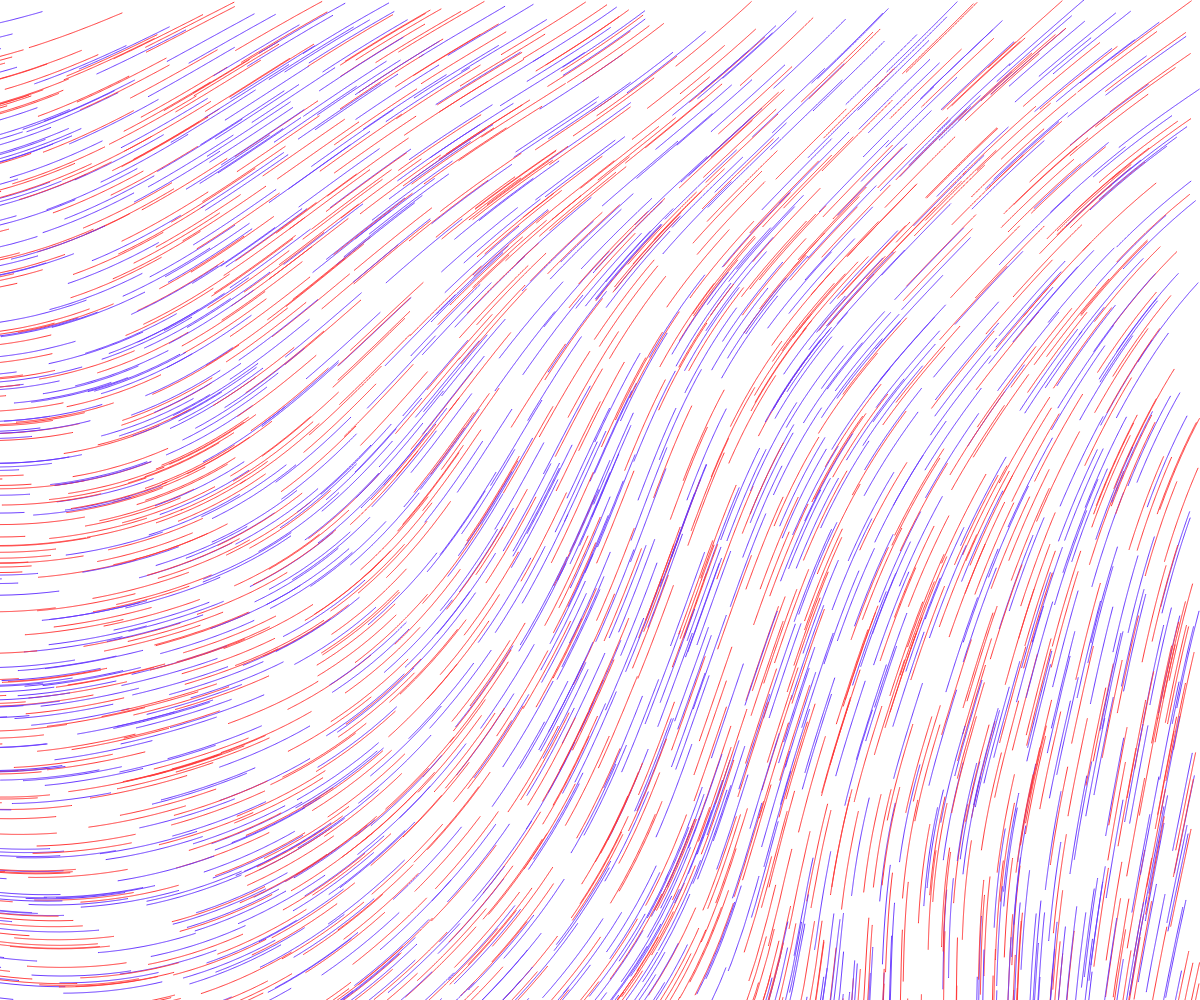
Frame 1 (no input)
Frame 60 (no input): identical to frame 1, image omitted
Frame 120 (the mouse pressed at the canvas centre since frame 60): identical to frame 1, image omitted

The p5.js sketch that drew this single still picture (run headless with seeded random() and noise() and a simulated clock; from frame 60 on, the mouse is pressed at the canvas centre):

// p5.js sketch
// ── sketch.js
///<reference path="../../p5.global-mode.d.ts" />

let width, height;
let left_x;
let right_x;
let top_y;
let bottom_y;
let resolution;
let num_columns;
let num_rows;

function setup() {
  width = windowWidth;
  height = windowHeight;
  createCanvas(width, height);
  background(255);
  colorMode(HSB, 255);

  left_x = floor(width * -0.5);
  right_x = floor(width * 1.5);
  top_y = floor(height * -0.5);
  bottom_y = floor(height * 1.5);
  // left_x = 0;
  // right_x = width;
  // top_y = 0;
  // bottom_y = height;
  resolution = floor(width * 0.01);
  num_columns = (right_x - left_x) / resolution;
  num_rows = (bottom_y - top_y) / resolution;
  // num_rows = 100;

  let grid = [];
  for (let j = 0; j < num_rows; j++) {
    let row = [];
    for (let i = 0; i < num_columns; i++) {
      scaled_x = i * 0.005;
      scaled_y = j * 0.005;
      // scaled_x = i / 10;
      // scaled_y = j / 10;

      noise_val = noise(scaled_x, scaled_y);

      angle = map(noise_val, 0.0, 1.0, 0.0, PI * 2.0);

      row.push(angle);
    }
    grid.push(row);
  }

  // for (let j = 0; j < num_rows; j++) {
  //   for (let i = 0; i < num_columns; i++) {
  //     let v = p5.Vector.fromAngle(grid[j][i], 5);

  //     let vx = v.x;
  //     let vy = v.y;

  //     noFill();
  //     stroke(0);
  //     push();
  //     translate(i * 5, j * 5);
  //     line(0, 0, vx, vy);
  //     pop();
  //   }
  // }

  noFill();
  let choices = [];
  let steps = 10;
  for (let i = 1; i <= steps; i++){
    choices.push(i * width / steps);
  }

  for(let i = 0; i < 2000; i++){
    // let x = random(choices);
    let x = random(width);
    let y = random(height);

    drawLine(x, y, 1, 100, grid);
  }


}

function draw() {}

function inRange(x, y, matrix) {
  return 0 <= x && x < matrix.length && 0 <= y && y < matrix[0].length;
}

function drawLine(x, y, spacing, length, grid) {
  beginShape();
  for (let i = 0; i < length; i++) {
    let x_offset = x - left_x;
    let y_offset = y - top_y;
    let column_index = floor(x_offset / resolution);
    let row_index = floor(y_offset / resolution);
    if (!inRange(row_index, column_index, grid)) continue;
    stroke(random([0, 180]), 200, 255);
    vertex(x, y);
    let grid_angle = grid[row_index][column_index];
    let x_step = spacing * cos(grid_angle);
    let y_step = spacing * sin(grid_angle);
    x = x + x_step;
    y = y + y_step;
  }
  endShape();
}
